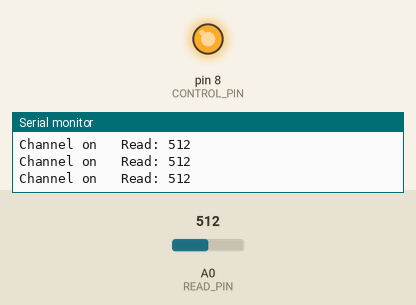
A sketch run on a simulated Arduino Uno, built with avr-gcc and run on an emulated ATmega328P. Parts: output pins drawn as LEDs (lit = HIGH), the last lines printed to the serial monitor. The test bench sets the inputs (shaded band); at power-on: A0 (READ_PIN) = 512.

Above: at 1.2 s.
1.3 s: A0 (READ_PIN) set to 106
At 3.4 s:
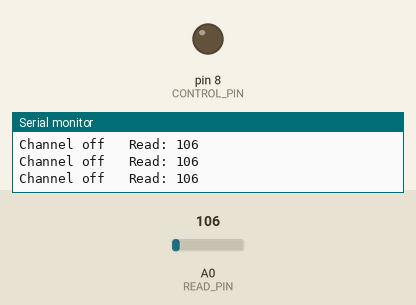
3.8 s: A0 (READ_PIN) set to 93
Timing chart, 0 to 12.8 s (numbered marks = the images above; inputs shaded):
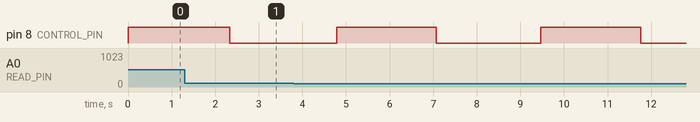

Measured:
- by itself, pin 8 (CONTROL_PIN): alternates HIGH for 2.3 s and LOW for 2.4 s

The sketch:

transistor_test.ino
```cpp
#define CONTROL_PIN 8
#define READ_PIN A0

void setup() {
  // put your setup code here, to run once:
  Serial.begin(9600);
  pinMode(CONTROL_PIN, OUTPUT);
  pinMode(READ_PIN, INPUT);
}

int c = 0;
bool channelOn = false;

void loop() {
  // put your main code here, to run repeatedly:
  if (c % 100 == 0) {
    digitalWrite(CONTROL_PIN, channelOn ? LOW : HIGH);
    channelOn = !channelOn;
  }

  char serialStr[128];
  sprintf(serialStr, "Channel %s\t Read: %d", channelOn ? "on" : "off", analogRead(READ_PIN));
  Serial.println(serialStr);

  c++;
  delay(10);
}
```
